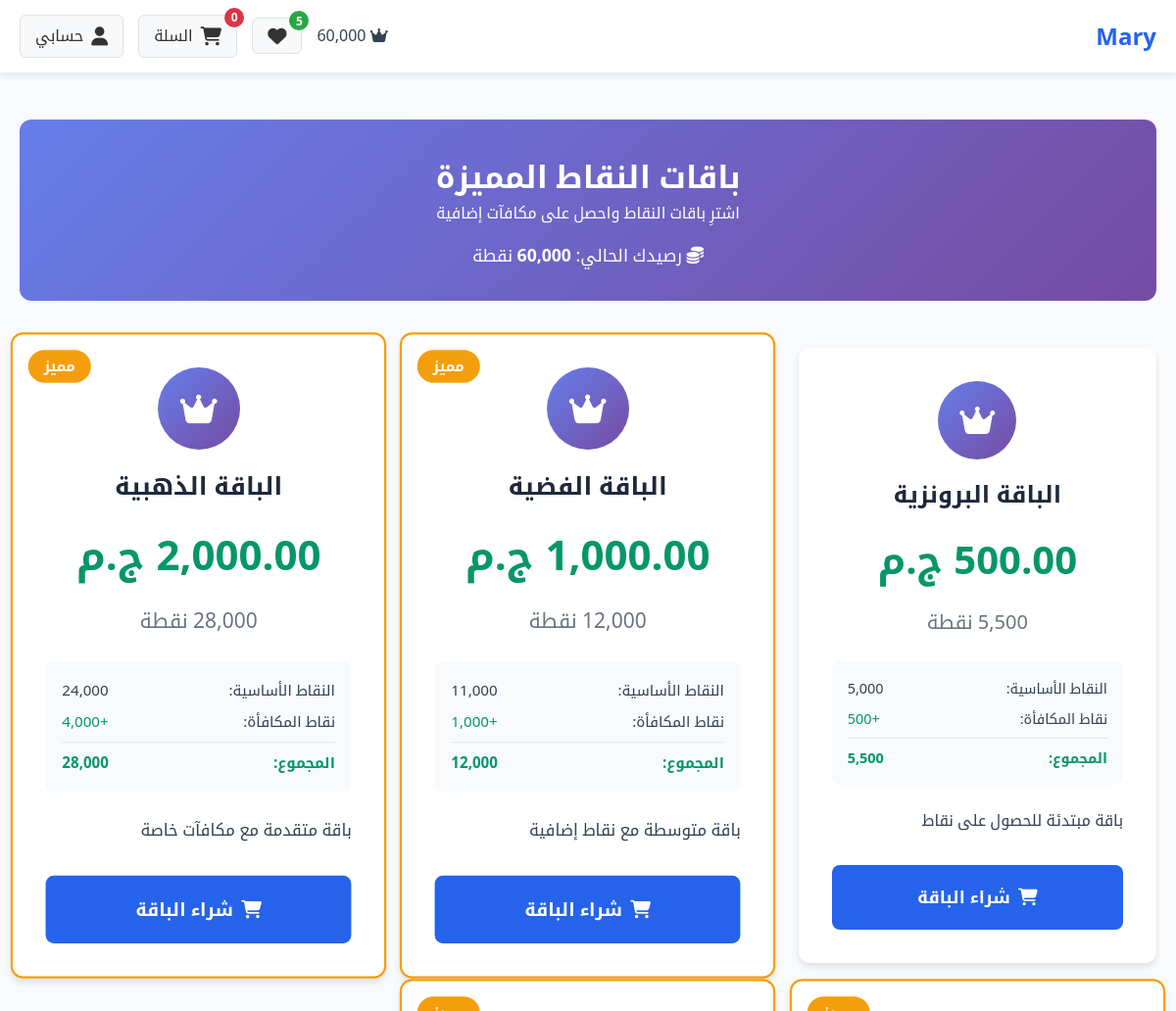
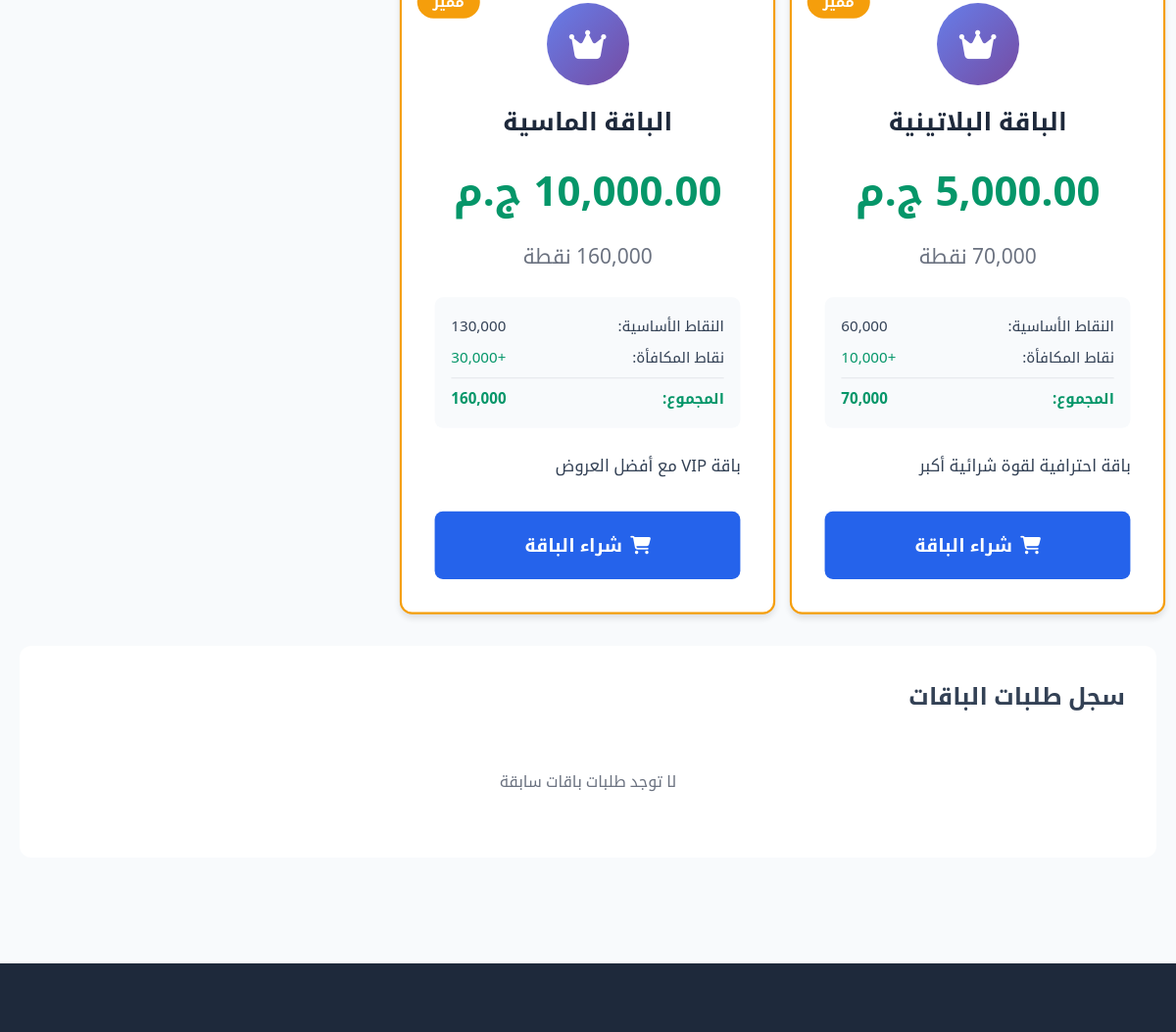
The page /packages.php (signed in) on the database as committed earlier (2 pictures, top to bottom).
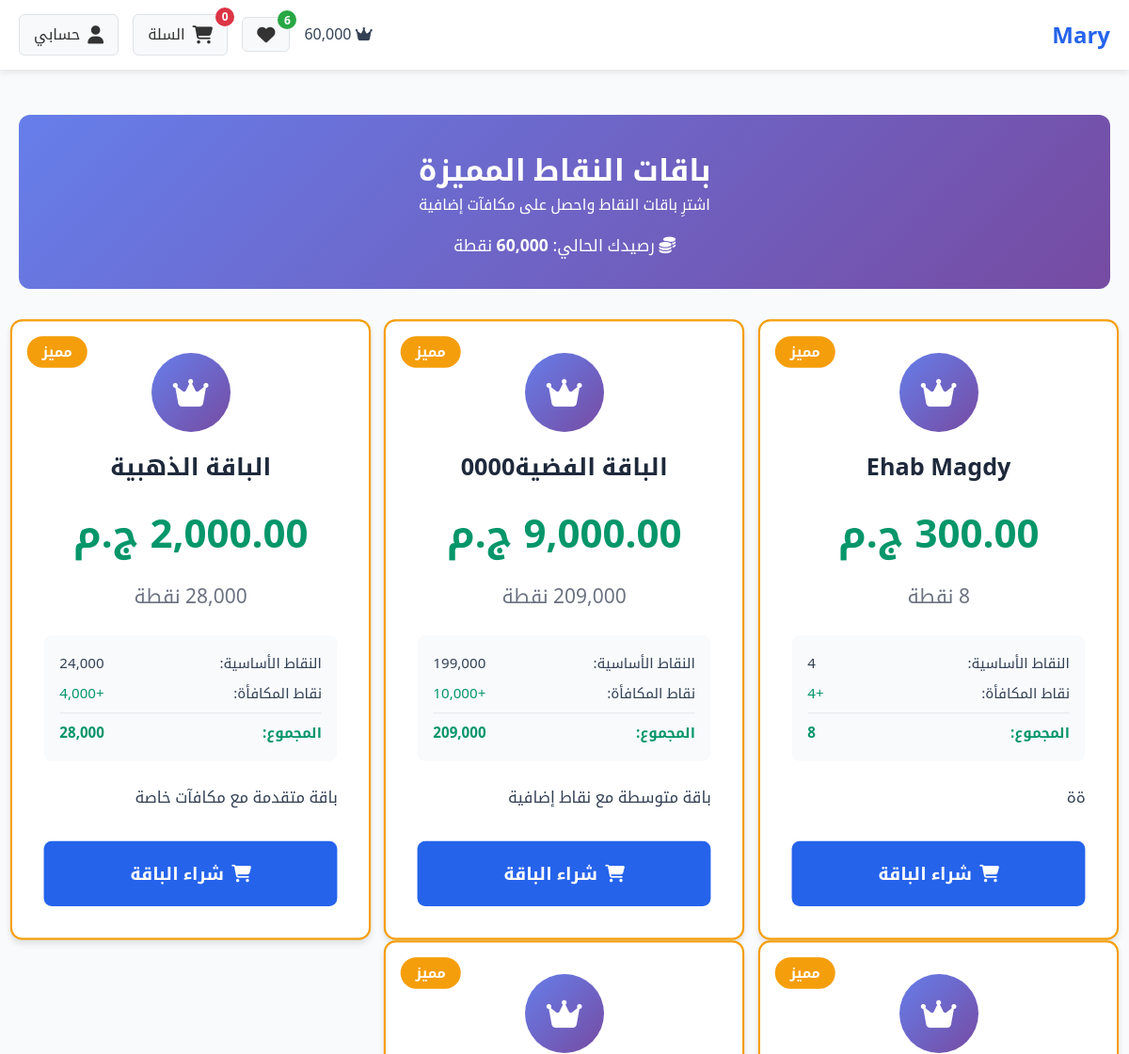
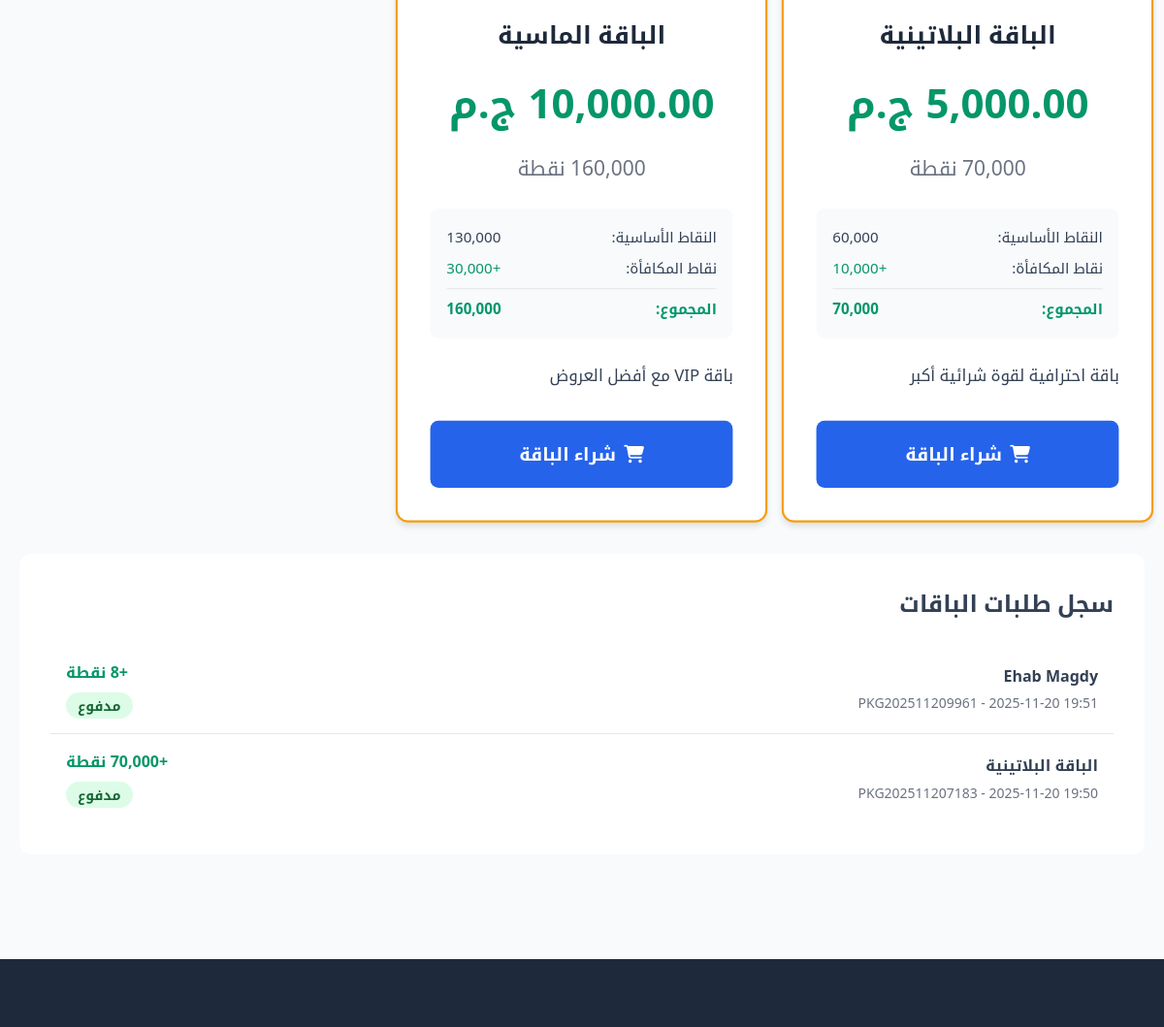
The same page on the database as committed later (2 pictures, top to bottom).
### tables this page shows
CREATE TABLE `settings` (
  `id` int(11) NOT NULL,
  `setting_key` varchar(100) NOT NULL,
  `setting_value` text DEFAULT NULL,
  `setting_type` enum('text','number','boolean','json') DEFAULT 'text',
  `created_at` timestamp NOT NULL DEFAULT current_timestamp(),
  `updated_at` timestamp NOT NULL DEFAULT current_timestamp() ON UPDATE current_timestamp()
);

CREATE TABLE `packages` (
  `id` int(11) NOT NULL,
  `name` varchar(255) NOT NULL,
  `description` text DEFAULT NULL,
  `price` decimal(10,2) NOT NULL,
  `points` int(11) NOT NULL,
  `bonus_points` int(11) DEFAULT 0,
  `image` varchar(255) DEFAULT NULL,
  `is_featured` tinyint(1) DEFAULT 0,
  `display_order` int(11) DEFAULT 0,
  `is_active` tinyint(1) DEFAULT 1,
  `created_at` timestamp NOT NULL DEFAULT current_timestamp(),
  `updated_at` timestamp NOT NULL DEFAULT current_timestamp() ON UPDATE current_timestamp()
);

CREATE TABLE `package_orders` (
  `id` int(11) NOT NULL,
  `order_number` varchar(50) NOT NULL,
  `customer_id` int(11) NOT NULL,
  `package_id` int(11) NOT NULL,
  `points_amount` int(11) NOT NULL,
  `price` decimal(10,2) NOT NULL,
  `payment_method` enum('cod','visa','instapay','vodafone_cash','fawry') DEFAULT 'cod',
  `payment_status` enum('pending','paid','failed') DEFAULT 'pending',
  `status` enum('pending','completed','cancelled') DEFAULT 'pending',
  `points_added` tinyint(1) DEFAULT 0,
  `created_at` timestamp NOT NULL DEFAULT current_timestamp(),
  `updated_at` timestamp NOT NULL DEFAULT current_timestamp() ON UPDATE current_timestamp()
);

### functions.php (called while the page is built, shortened)
<?php
require_once 'config.php';
function getCartCount() {
    $count = 0;
    return $count;
}
if (!function_exists('getSetting')) {
    function getSetting($key, $default = '') {
        global $pdo;
        try {
            $stmt = $pdo->prepare("SELECT setting_value FROM settings WHERE setting_key = ?");
            $stmt->execute([$key]);
            $result = $stmt->fetchColumn();
            return $result !== false ? $result : $default;
        } catch (Exception $e) {
            return $default;
        }
    }
}
function formatPrice($price) {
    return number_format($price, 2) . ' ' . getSetting('currency_symbol', 'ج.م');
}
function getWishlistCount() {
    global $pdo;
    $stmt = $pdo->prepare("SELECT COUNT(*) FROM wishlists WHERE customer_id = ?");
    $stmt->execute([$_SESSION['customer_id']]);
    return $stmt->fetchColumn();
}
function getCustomerPoints($customer_id) {
    global $pdo;
    try {
        $stmt = $pdo->prepare("SELECT id FROM customers WHERE id = ?");
        $stmt->execute([$customer_id]);
        $stmt = $pdo->prepare("
            SELECT cp.*,
                   (SELECT SUM(points) FROM point_transactions
                    WHERE customer_id = ? AND type = 'earn' AND (expires_at IS NULL OR expires_at > NOW())) as available_points
            FROM customer_points cp
            WHERE customer_id = ?
        ");
        $stmt->execute([$customer_id, $customer_id]);
        $points = $stmt->fetch();
        return $points;
    } catch (PDOException $e) {
        error_log("Error getting customer points: " . $e->getMessage());
        return [
            'points' => 0,
            'total_earned' => 0,
            'total_spent' => 0,
            'available_points' => 0
        ];
    }
}
function getActivePackages($limit = null) {
    global $pdo;
    $sql = "SELECT * FROM packages WHERE is_active = 1 ORDER BY display_order ASC, created_at DESC";
    $stmt = $pdo->query($sql);
    return $stmt->fetchAll();
}
function getCustomerPackageOrders($customer_id, $limit = 10) {
    global $pdo;
    $stmt = $pdo->prepare("
        SELECT po.*, p.name as package_name, p.points as base_points, p.bonus_points
        FROM package_orders po
        JOIN packages p ON po.package_id = p.id
        WHERE po.customer_id = ?
        ORDER BY po.created_at DESC
        LIMIT ?
    ");
    $stmt->execute([$customer_id, $limit]);
    return $stmt->fetchAll();
}
 ?>

### packages.php (the view, shortened to what this page needs)
<?php
require_once 'functions.php';
$storeName = getSetting('store_name', 'متجر إلكتروني');
$cartCount = getCartCount();
$packages = getActivePackages();
$customerOrders = getCustomerPackageOrders($_SESSION['customer_id'], 5);
?>
<!DOCTYPE html>
<html lang="ar" dir="rtl">
<head>
    <link rel="stylesheet" href="assets/css/styles.css">
    <link rel="stylesheet" href="https://cdnjs.cloudflare.com/ajax/libs/font-awesome/6.4.0/css/all.min.css">
</head>
<body>
    <header class="site-header">
        <div class="container">
            <div class="header-content">
                <div class="logo">
                    <a href="index.php"><h1><?= htmlspecialchars($storeName) ?></h1></a>
                </div>
                <div class="header-actions">
                    <?php if (isset($_SESSION['customer_id']) && getSetting('points_enabled', '1') == '1'): ?>
                        <?php
                        $customer_points = getCustomerPoints($_SESSION['customer_id']);
                        $available_points = $customer_points['available_points'] ?? 0;
                        ?>
                        <a href="packages.php" class="points-btn" title="شراء الباقات">
                            <i class="fas fa-crown"></i>
                            <span class="points-count" id="points-count">
                                <?= number_format($available_points) ?>
                            </span>
                        </a>
                    <?php endif; ?>
                    <a href="wishlist.php" class="wishlist-btn">
                        <i class="fas fa-heart"></i>
                        <span class="wishlist-count" id="wishlist-count">
                            <?= getWishlistCount() ?>
                        </span>
                    </a>
                    <a href="cart.php" class="cart-btn">
                        <i class="fas fa-shopping-cart"></i>
                        <span class="cart-count" id="cart-count"><?= $cartCount ?></span>
                        <span>السلة</span>
                    </a>
                    <a href="account.php" class="user-btn">
                        <i class="fas fa-user"></i>
                        <span>حسابي</span>
                    </a>
                </div>
            </div>
        </div>
    </header>
    <main class="packages-page">
        <div class="container">
            <div class="packages-header">
                <h1>باقات النقاط المميزة</h1>
                <p>اشترِ باقات النقاط واحصل على مكافآت إضافية</p>
                <div style="margin-top: 1rem; font-size: 1.1rem;">
                    <i class="fas fa-coins"></i>
                    رصيدك الحالي: <strong><?= number_format($available_points) ?></strong> نقطة
                </div>
            </div>
            <div class="packages-grid">
                <?php foreach ($packages as $package): ?>
                    <div class="package-card <?= $package['is_featured'] ? 'featured' : '' ?>">
                        <div class="package-icon">
                            <i class="fas fa-crown"></i>
                        </div>
                        <h2 class="package-name"><?= htmlspecialchars($package['name']) ?></h2>
                        <div class="package-price">
                            <?= formatPrice($package['price']) ?>
                        </div>
                        <div class="package-points">
                            <?= number_format($package['points'] + $package['bonus_points']) ?> نقطة
                        </div>
                        <div class="points-breakdown">
                            <div class="points-item">
                                <span>النقاط الأساسية:</span>
                                <span><?= number_format($package['points']) ?></span>
                            </div>
                            <?php if ($package['bonus_points'] > 0): ?>
                                <div class="points-item">
                                    <span>نقاط المكافأة:</span>
                                    <span style="color: #059669;">+<?= number_format($package['bonus_points']) ?></span>
                                </div>
                            <?php endif; ?>
                            <div class="points-item">
                                <span>المجموع:</span>
                                <span><?= number_format($package['points'] + $package['bonus_points']) ?></span>
                            </div>
                        </div>
                        <?php if ($package['description']): ?>
                            <div class="package-features">
                                <p><?= nl2br(htmlspecialchars($package['description'])) ?></p>
                            </div>
                        <?php endif; ?>
                        <form method="post" onsubmit="return confirm('هل تريد شراء هذه الباقة؟')">
                            <button type="submit" name="buy_package" class="btn btn-primary btn-package">
                                <i class="fas fa-shopping-cart"></i> شراء الباقة
                            </button>
                        </form>
                    </div>
                <?php endforeach; ?>
            </div>
            <div class="orders-history">
                <h2 style="margin-bottom: 1.5rem;">سجل طلبات الباقات</h2>
                <?php if (empty($customerOrders)): ?>
                    <p style="text-align: center; color: #6b7280; padding: 2rem;">
                        لا توجد طلبات باقات سابقة
                    </p>
                <?php else: ?>
                    <div class="orders-list">
                        <?php foreach ($customerOrders as $order): ?>
                            <div class="order-item">
                                <div>
                                    <strong><?= htmlspecialchars($order['package_name']) ?></strong>
                                    <div style="color: #6b7280; font-size: 0.875rem; margin-top: 0.25rem;">
                                        <?= $order['order_number'] ?> -
                                        <?= date('Y-m-d H:i', strtotime($order['created_at'])) ?>
                                    </div>
                                </div>
                                <div style="text-align: left;">
                                    <div style="font-weight: 600; color: #059669; margin-bottom: 0.5rem;">
                                        +<?= number_format($order['points_amount']) ?> نقطة
                                    </div>
                                    <div>
                                        <?php
                                        $badge_class = 'badge-warning';
                                        $status_text = $order['payment_status'];
                                        if ($order['payment_status'] === 'paid') {
                                            $badge_class = 'badge-success';
                                            $status_text = 'مدفوع';
                                        } elseif ($order['payment_status'] === 'failed') {
                                            $badge_class = 'badge-danger';
                                            $status_text = 'فاشل';
                                        }
                                        ?>
                                        <span class="badge <?= $badge_class ?>"><?= $status_text ?></span>
                                    </div>
                                </div>
                            </div>
                        <?php endforeach; ?>
                    </div>
                <?php endif; ?>
            </div>
        </div>
    </main>
    <footer class="site-footer">
    </footer>
</body>
</html>

### packages.php (style rules this page uses)
.packages-page { padding: 3rem 0; background: #f8fafc; min-height: 100vh; }
.packages-header { text-align: center; margin-bottom: 3rem; padding: 2rem; background: linear-gradient(135deg, #667eea, #764ba2); color: white; border-radius: 12px; }
.packages-grid { display: grid; grid-template-columns: repeat(auto-fit, minmax(300px, 1fr)); gap: 2rem; margin-bottom: 3rem; }
.package-card { background: white; border-radius: 12px; padding: 2rem; text-align: center; box-shadow: 0 4px 6px rgba(0, 0, 0, 0.1); transition: transform 0.3s, box-shadow 0.3s; border: 2px solid transparent; position: relative; overflow: hidden; }
.package-card.featured { border-color: #f59e0b; transform: scale(1.05); }
.package-card.featured::before { content: 'مميز'; position: absolute; top: 15px; left: 15px; background: #f59e0b; color: white; padding: 5px 15px; border-radius: 20px; font-size: 0.875rem; font-weight: 600; }
.package-icon { width: 80px; height: 80px; margin: 0 auto 1rem; background: linear-gradient(135deg, #667eea, #764ba2); border-radius: 50%; display: flex; align-items: center; justify-content: center; color: white; font-size: 2rem; }
.package-name { font-size: 1.5rem; font-weight: 700; margin-bottom: 1rem; color: #1e293b; }
.package-price { font-size: 2.5rem; font-weight: 700; color: #059669; margin-bottom: 1rem; }
.package-points { font-size: 1.25rem; color: #6b7280; margin-bottom: 1.5rem; }
.points-breakdown { background: #f8fafc; padding: 1rem; border-radius: 8px; margin-bottom: 1.5rem; text-align: right; }
.points-item { display: flex; justify-content: space-between; margin-bottom: 0.5rem; font-size: 0.9rem; }
.points-item:last-child { margin-bottom: 0; padding-top: 0.5rem; border-top: 1px solid #e5e7eb; font-weight: 600; color: #059669; }
.package-features { text-align: right; margin-bottom: 2rem; }
.btn-package { width: 100%; padding: 1rem; font-size: 1.1rem; font-weight: 600; }
.orders-history { background: white; padding: 2rem; border-radius: 12px; margin-top: 3rem; }
.order-item { display: flex; justify-content: space-between; align-items: center; padding: 1rem; border-bottom: 1px solid #e5e7eb; }
.order-item:last-child { border-bottom: none; }
.badge { padding: 0.25rem 0.75rem; border-radius: 20px; font-size: 0.875rem; font-weight: 600; }
.badge-success { background: #dcfce7; color: #166534; }

Rows that differ between the two databases and show on the page:
removed packages: name "الباقة البرونزية", price.setting_value "500.00 ج.م", points "5,000", bonus_points "500", $package['points'] + $package['bonus_points'] "5,500", description "باقة مبتدئة للحصول على نقاط", is_featured 0 (drawn)
added packages: name "Ehab Magdy", price.setting_value "300.00 ج.م", points "4", bonus_points "4", $package['points'] + $package['bonus_points'] "8", description "ةة"
changed packages "باقة متوسطة مع نقاط إضافية": name "الباقة الفضية" → "الباقة الفضية0000"; price.setting_value "1,000.00 ج.م" → "9,000.00 ج.م"; points "11,000" → "199,000"; bonus_points "1,000" → "10,000"; $package['points'] + $package['bonus_points'] "12,000" → "209,000"
added package_orders: package.name "Ehab Magdy", order_number "PKG202511209961", created_at "2025-11-20 19:51", payment_status "مدفوع"
added package_orders: package.name "الباقة البلاتينية", order_number "PKG202511207183", created_at "2025-11-20 19:50", payment_status "مدفوع"
Other text that changed with them:
getWishlistCount(): "5" → "6"
text no longer shown: "لا توجد طلبات باقات سابقة"
